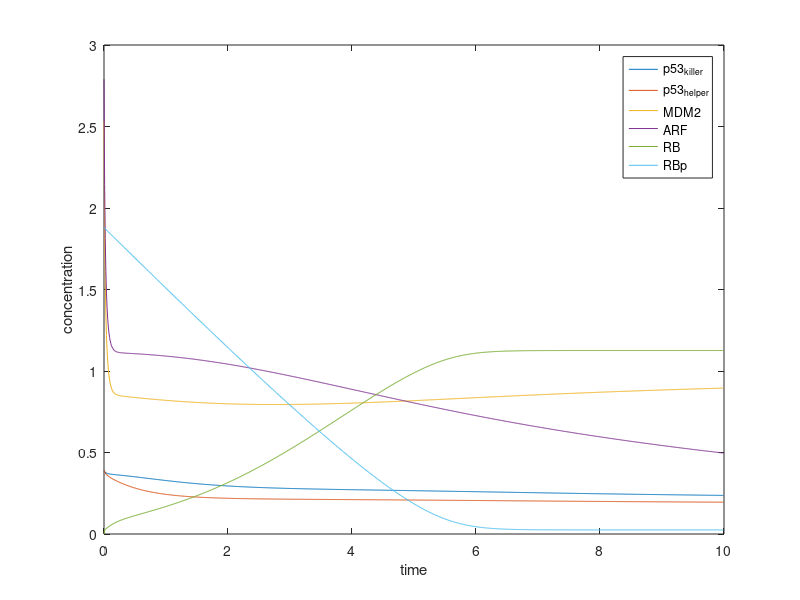

MATLAB code to generate this figure:
clc
clear all;

T_end = 10;
delta_t = 0.01;
N = T_end/delta_t;
timeline = 0:delta_t:(T_end - delta_t);
sigma = 0.001;

MDM2_initial = 2.53;
ARF_initial = 2.79;
ARF_MDM2_initial = 1.99;
E2F1_initial = 0.9;
RBp_initial = 1.88;
RB_E2F1_initial = 0;
RB_initial = 0;

p53helper_initial = 0.39;
p53killer_initial = 0.39;
DYRK2_initial = 1;

DYRK2 = zeros(1, N);
p53helper = zeros(1, N);
p53killer = zeros(1, N);
MDM2 = zeros(1, N);
ARF = zeros(1, N);
ARF_MDM2 = zeros(1, N);
E2F1 = zeros(1, N);
RBp = zeros(1, N);
RB_E2F1 = zeros(1, N);
RB = zeros(1, N);
p53killer(1) = p53killer_initial;
p53helper(1) = p53helper_initial;
MDM2(1) = MDM2_initial;
ARF(1) = ARF_initial;
ARF_MDM2(1) = ARF_initial;
E2F1(1) = E2F1_initial;
RBp(1) = RBp_initial;
RB_E2F1(1) = RB_E2F1_initial;
RB(1) = RB_initial;
DYRK2(1) = DYRK2_initial;

for i = 2 : N        
    DYRK2(i) = DYRK2(i - 1) + delta_t * (-0.0003 * DYRK2(i - 1));
    if DYRK2(i) < 0
        DYRK2(i) = 0;
    end
    p53helper(i) = p53helper(i - 1) + delta_t * (-DYRK2(i - 1) * ...
        p53helper(i - 1) / (0.1 + p53helper(i - 1)) + 0.5 - ...
        (0.1 + MDM2(i - 1)) * p53helper(i - 1) + 0.5 * p53killer(i - 1) ...
        /(0.1 + p53killer(i - 1)));
    if p53helper(i) < 0
        p53helper(i) = 0;
    end
    p53killer(i) = p53killer(i - 1) + delta_t * (DYRK2(i - 1) * ...
        p53helper(i - 1) / (0.1 + p53helper(i - 1)) - 0.5 * ...
        p53killer(i - 1) / (0.1 + p53killer(i - 1)) - (0.1 + MDM2(i - 1) * ...
        p53killer(i - 1)));
    if p53killer(i) < 0
        p53killer(i) = 0;
    end
    MDM2(i) = MDM2(i - 1) + delta_t * (0.02 + 0.3 * (p53killer(i - 1) ...
        + p53helper(i - 1)) - 0.1 * MDM2(i - 1) - 10 * ARF(i - 1) * ...
        MDM2(i - 1) + 2.1 * ARF_MDM2(i - 1));
    if MDM2(i) < 0
        MDM2(i) = 0;
    end
    ARF(i) = ARF(i - 1) + delta_t * (0.01 + 0.3 * E2F1(i - 1) - 0.1 ...
        * ARF(i - 1) - 10 * ARF(i - 1) * MDM2(i - 1) + 2.1 ...
        * ARF_MDM2(i - 1));
    if ARF(i) < 0
        ARF(i) = 0;
    end
    ARF_MDM2(i) = ARF_MDM2(i - 1) + delta_t * (10 * ARF(i - 1) * ...
        MDM2(i - 1) - 2 * ARF_MDM2(i - 1) - 0.1 * ARF_MDM2(i - 1) - ...
        0.1 * ARF_MDM2(i - 1));
    if ARF_MDM2(i) < 0
        ARF_MDM2(i) = 0;
    end
    E2F1(i) = E2F1(i - 1) + delta_t * (-5 * RB(i - 1) * E2F1(i - 1) + ...
        RB_E2F1(i - 1));
    if E2F1(i) < 0
        E2F1(i) = 0;
    end
    RBp(i) = sigma + RBp(i - 1) + delta_t * (-0.5 * RBp(i - 1) / ...
        (0.1 + RBp(i - 1)));
    if RBp(i) < 0
        RBp(i) = 0;
    end
    RB_E2F1(i) = 1 - E2F1(i);
    RB(i) = 2 - RBp(i) - RB_E2F1(i);
end


%% Plot
plot(timeline, p53killer, timeline, p53helper, timeline, MDM2, ...
    timeline, ARF, timeline, RB, timeline, RBp);
legend('p53_k_i_l_l_e_r','p53_h_e_l_p_e_r','MDM2','ARF', 'RB', 'RBp');
xlabel('time');
ylabel('concentration');
